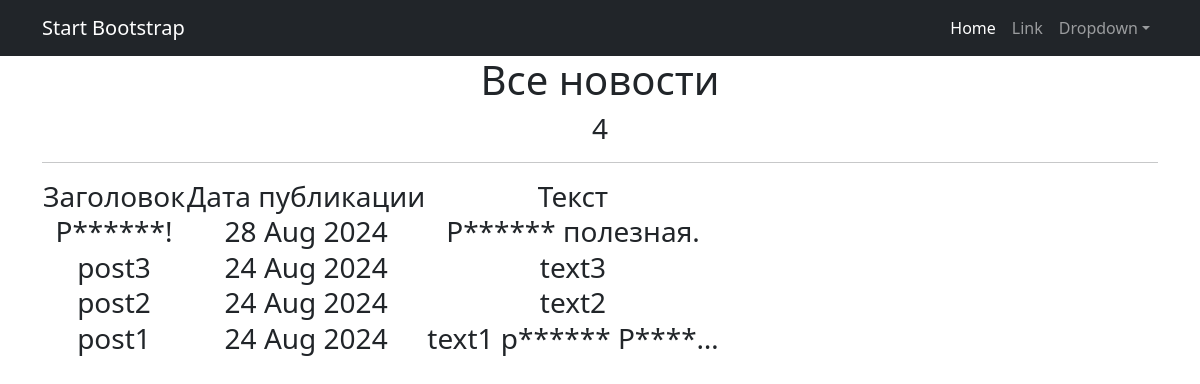
Page /news/ on the committed database.
### NewsPortal/models.py (models this page shows, shortened)
class Post(models.Model):
    genre = models.CharField(max_length=2, choices=genres)
    creation = models.DateTimeField(auto_now_add=True)
    name = models.CharField(max_length=255)
    text = models.TextField()
    rating = models.IntegerField(default=0)
    author = models.ForeignKey(Author, on_delete=models.CASCADE, related_name='posts')
    categories = models.ManyToManyField(Category, through='PostCategory')

### NewsPortal/views.py (the view)
# urls.py: path('', PostsList.as_view()),
class PostsList(ListView):
    model = Post
    ordering = '-creation'
    template_name = 'posts.html'
    context_object_name = 'posts'

### NewsPortal/templatetags/custom_filters.py (called while the page is built)
@register.filter()
def censor(value):
    if isinstance(value, str):
        for word in censor_list:
            value = value.replace(word[1:], '*' * len(word[1:]))
        return value
    else:
        return value

### templates/posts.html (shortened to what this page needs)
{% extends 'flatpages/default.html' %}
{% load custom_filters %}
{% block content %}
   <h1>Все новости</h1>
   <h3>{{ posts|length }}
   <hr>
   {% if posts %}
       <table>
           <tr>
               <td>Заголовок</td>
               <td>Дата публикации</td>
               <td>Текст</td>
           </tr>
           {% for post in posts %}
           <tr>
               <td>{{ post.name|censor }}</td>
               <td>{{ post.creation|date:'d M Y' }}</td>
               <td>{{ post.text|censor|truncatechars:20 }}</td>
           </tr>
           {% endfor %}
       </table>
   {% else %}
       <h2>Новостей нет!</h2>
   {% endif %}
{% endblock content %}

### templates/flatpages/default.html (shortened to what this page needs)
<!DOCTYPE html>
<html lang="en">
    <head>
        {% load static %}
        <link href="{% static 'css/styles.css' %}" rel="stylesheet" />
    </head>
    <body>
        <nav class="navbar navbar-expand-lg navbar-dark bg-dark">
            <div class="container">
                <a class="navbar-brand" href="#">Start Bootstrap</a>
                <div class="collapse navbar-collapse" id="navbarSupportedContent">
                    <ul class="navbar-nav ms-auto mb-2 mb-lg-0">
                        <li class="nav-item"><a class="nav-link active" aria-current="page" href="#">Home</a></li>
                        <li class="nav-item"><a class="nav-link" href="#">Link</a></li>
                        <li class="nav-item dropdown">
                            <a class="nav-link dropdown-toggle" id="navbarDropdown" href="#" role="button" data-bs-toggle="dropdown" aria-expanded="false">Dropdown</a>
                        </li>
                    </ul>
                </div>
            </div>
        </nav>
        <div class="container">
            <div class="row">
                <div class="col-lg-12 text-center">
                    {% block content %}{% endblock content %}
                </div>
            </div>
        </div>
    </body>
</html>

### rows in the picture
Post: name|censor "Р******!", creation "28 Aug 2024", text|censor "Р****** полезная."
Post: name|censor "post3", creation "24 Aug 2024", text|censor "text3"
Post: name|censor "post2", creation "24 Aug 2024", text|censor "text2"
Post: name|censor "post1", creation "24 Aug 2024", text|censor "text1 р****** Р****…"

### other values in the picture
{{ posts|length }} "4"
